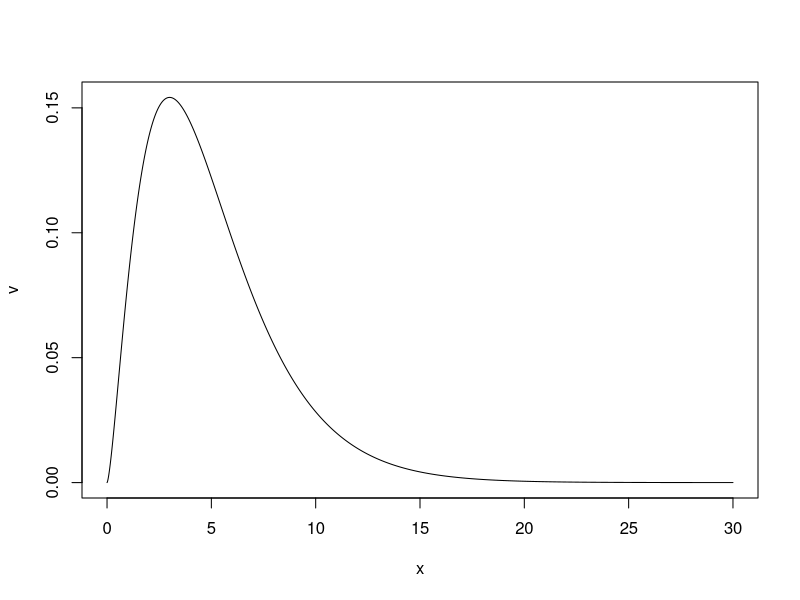
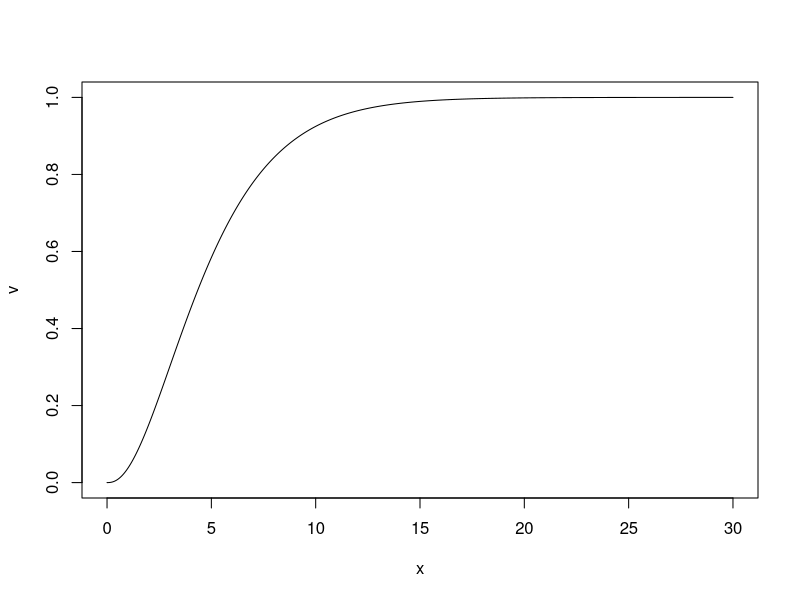
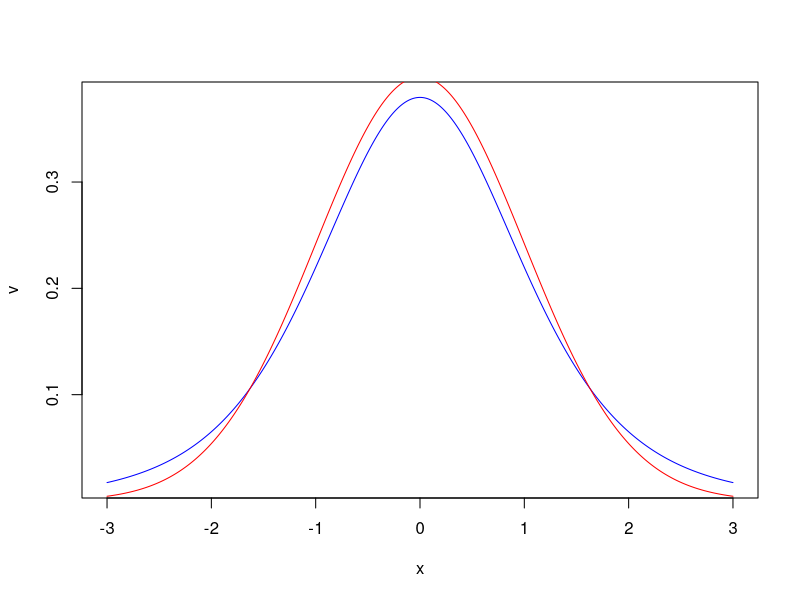
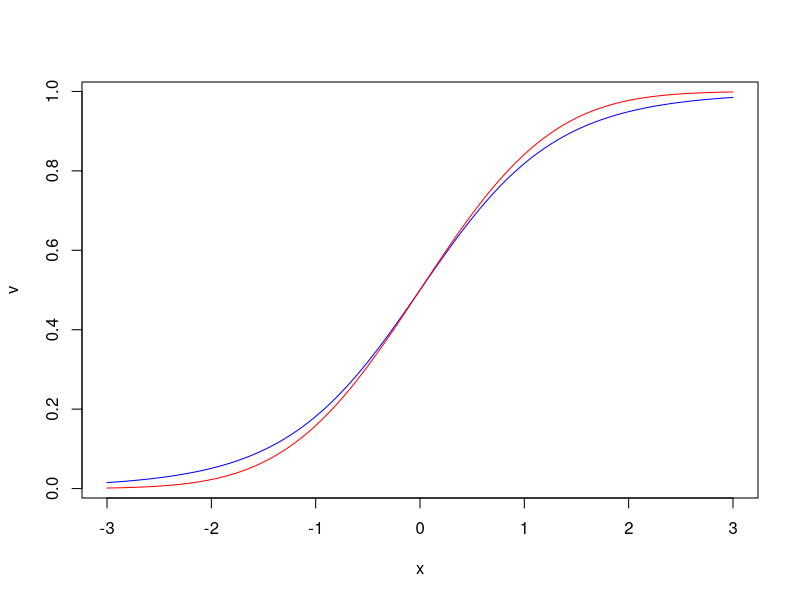
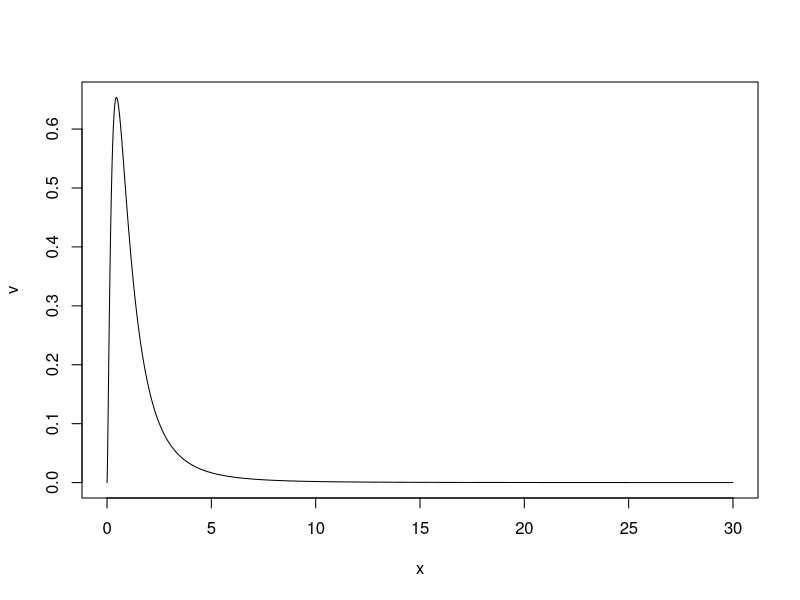
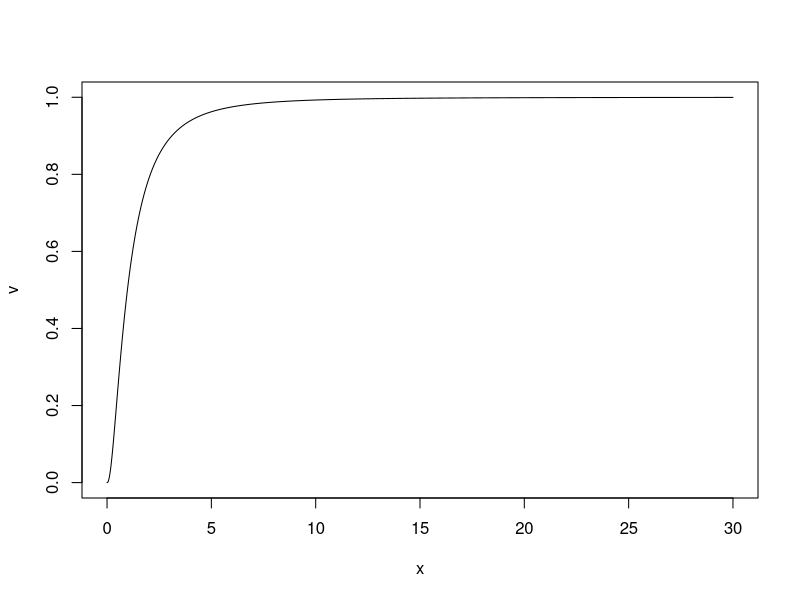

The R script that drew these images, in order:
n <- 100
df <- 5
x <- c(0:(30*n))/n
v <- dchisq(x, df)
plot(x, v, type='l')

v <- pchisq(x, df)
plot(x, v, type='l')

m <- 100
x <- c((-3*m):(3*m))/m
df <- 5
v <- dt(x, df)
v2 <- dnorm(x, 0, 1)
plot(x, v, type='l', col='blue')
lines(x, v2, col='red')

m <- 100
x <- c((-3*m):(3*m))/m
df <- 5
v <- pt(x, df)
v2 <- pnorm(x, 0, 1)
plot(x, v, type='l', col='blue')
lines(x, v2, col='red')

n <- 100
df1 <- 5
df2 <- 6
x <- c(0:(30*n))/n
v <- df(x, df1, df2)
plot(x, v, type='l')

v <- pf(x, df1, df2)
plot(x, v, type='l')
